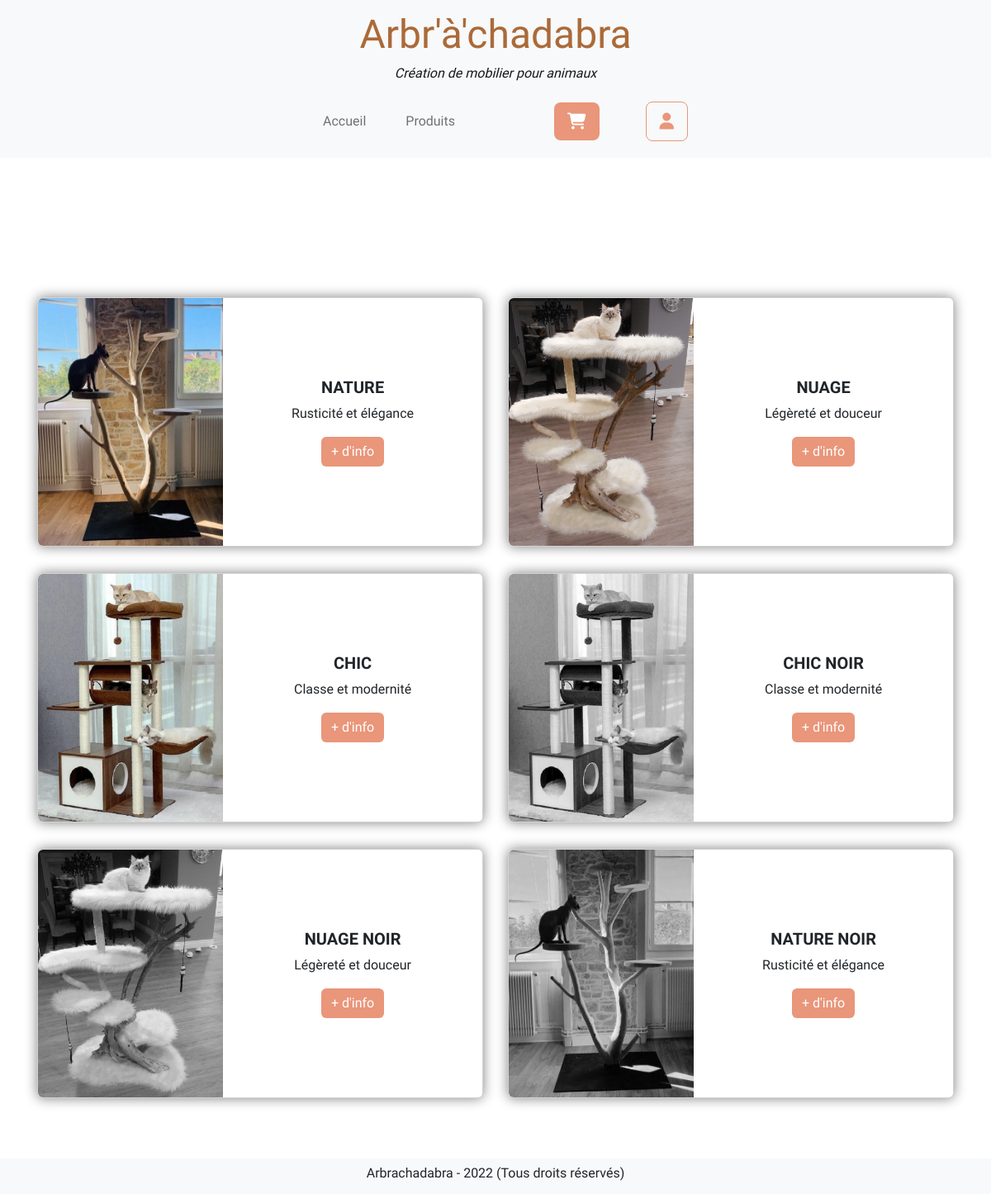
The page / on the database its author committed.
### tables this page shows
CREATE TABLE IF NOT EXISTS `articles` (
  `id` int(11) NOT NULL AUTO_INCREMENT,
  `id_gamme` int(11) NOT NULL,
  `nom` varchar(25) NOT NULL,
  `description` varchar(25) NOT NULL,
  `description_detaillee` text NOT NULL,
  `image` varchar(40) NOT NULL,
  `prix` float NOT NULL,
  `stock` int(11) NOT NULL,
  PRIMARY KEY (`id`),
  KEY `fk_id_gamme` (`id_gamme`)
);

### functions.php (called while the page is built, shortened)
<?php
function getConnection()
{
try {
    $db = new PDO(
        'mysql:host=localhost;dbname=boutique_en_ligne;charset=utf8',
        'manue',
        'Re04glisse0833!',
        array(PDO::ATTR_ERRMODE => PDO::ERRMODE_EXCEPTION, PDO::ATTR_DEFAULT_FETCH_MODE => PDO::FETCH_ASSOC)
    );
} catch (Exception $e) {
    die('Erreur : ' . $e->getMessage());
}
return $db;
}
function getArticles()
{
$db = getConnection();
$afficherArticles = 'SELECT * FROM articles';
$listeArticles = $db->prepare($afficherArticles);
$listeArticles->execute();
return $listeArticles->fetchAll();
}
$articles = getArticles();

### index.php (the view, shortened to what this page needs)
<?php
require_once("header.php");
$articles = getArticles();
?>
<section id="section-index" class="container text-center">
    <div class="row">
    <h1 class="fw-bold text-white m-5">Bienvenue sur notre site !</h1>
        <?php
        foreach ($articles as $article) {
        ?>
            <div class="col-md-6 d-flex justify-content-center my-3">
                <div class="card text-center" style="max-width: 540px; box-shadow: 0 0 15px grey;">
                    <div class="row g-0">
                        <div class="col-md-5">
                            <img src="<?php echo $article['image']; ?>" class="img-fluid rounded-start" style="object-fit: cover; min-height: 300px; min-width: 200px;" alt="photo arbre à chat <?php echo $article['nom']; ?>">
                        </div>
                        <div class="col-md-7 my-auto">
                            <div class="card-body">
                                <h5 class="card-title fw-bold text-uppercase"><?php echo $article['nom']; ?></h5>
                                <p class="card-text"><?php echo $article['description']; ?></p>
                                <button type="button" class="btn btn-secondary border-0" style="background-color: darksalmon;"><a class="text-white text-decoration-none" href="produits.php">+ d'info</a></button>
                            </div>
                        </div>
                    </div>
                </div>
            </div>
        <?php
        }
        ?>
    </div>
</section>
<?php
include("footer.php");
?>

### header.php (shortened to what this page needs)
<?php
require("functions.php");
?>
<!DOCTYPE html>
<html lang="en">
<head>
    <link href="https://cdn.jsdelivr.net/npm/bootstrap@5.2.2/dist/css/bootstrap.min.css" rel="stylesheet">
</head>
<header class="container-fluid position-fixed top-0 p-0" style="z-index: 1">
    <nav class="navbar navbar-expand-lg bg-light">
        <div class="container d-flex flex-column">
            <a class="navbar-brand mx-auto px-5 text-center" href="index.php" style="max-width: 100vw;">
                <h1 style="font-family: Rubik beastly, arial, serif; font-size: 3rem; color: #AB6A39;">Arbr'à'chadabra</h1>
                <h2 class="fst-italic" style="font-size: 1rem;">Création de mobilier pour animaux</h2>
            </a>
            <div class="collapse navbar-collapse text-center" id="navbarSupportedContent">
                <ul class="navbar-nav me-5">
                    <li class="nav-item m-3">
                        <a class="nav-link activems-4" aria-current="page" href="index.php">Accueil</a>
                    </li>
                    <li class="nav-item m-3">
                        <a class="nav-link" href="gammes.php">Produits</a>
                    </li>
                </ul>
                <button type="button" class="btn btn-secondary btn-lg ms-5 me-2 border-0" style="background-color: darksalmon;"><a href="panier.php"><i class="fa-solid fa-cart-shopping text-white"></i></a></button>
                <button type="button" class="btn btn-outline-secondary btn-lg ms-5" style="border-color: darksalmon;"><a href="connexion.php"><i class="fa-solid fa-user" style="color: darksalmon;"></i></a></button>
            </div>
        </div>
    </nav>
</header>
<body class="w-100" style="margin: 200px 0 100px 0; background-image: url(images/bg_chat2.jpg); background-size: cover; background-repeat: no-repeat; background-position: center; font-family: Athiti, arial, serif;">

### footer.php (shortened to what this page needs)
</body>
<footer class="container-fluid text-center bg-light p-2 position-fixed bottom-0">
    <h5 style="font-size: 1rem;">Arbrachadabra - 2022 (Tous droits réservés)</h5>
</footer>
</html>

### rows shown on the page
articles: shows a picture, nom "NATURE", description "Rusticité et élégance"
articles: shows a picture, nom "NUAGE", description "Légèreté et douceur"
articles: shows a picture, nom "CHIC", description "Classe et modernité"
articles: shows a picture, nom "CHIC NOIR", description "Classe et modernité"
articles: shows a picture, nom "NUAGE NOIR", description "Légèreté et douceur"
articles: shows a picture, nom "NATURE NOIR", description "Rusticité et élégance"
